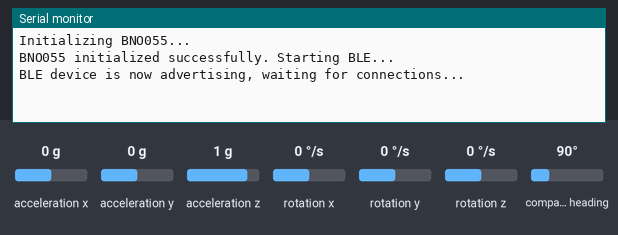
A program run on a simulated ESP32-S3. On the bench: the last lines printed to the serial monitor. The inputs (shaded band) are chosen by the test bench; at power-on: rotation x 0 °/s, rotation y 0 °/s, rotation z 0 °/s, acceleration x 0 g, acceleration y 0 g, acceleration z 1 g, compass heading 90°. Nothing arrives over Bluetooth unless stated; a phone connects over Bluetooth LE 3 s after start.

Above: at 2.3 s.
2.4 s: rotation x set to -192 °/s
At 4.17 s:
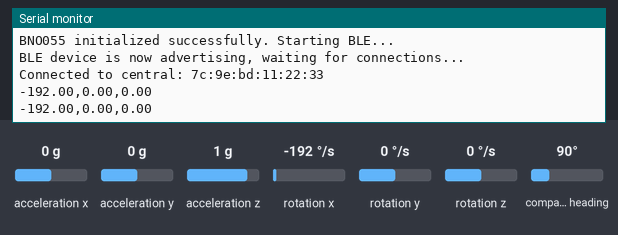
5.4 s: rotation y set to -192 °/s
At 5.41 s:
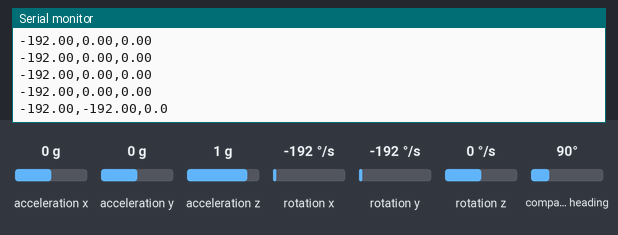
6.9 s: rotation z set to -192 °/s
At 6.92 s:
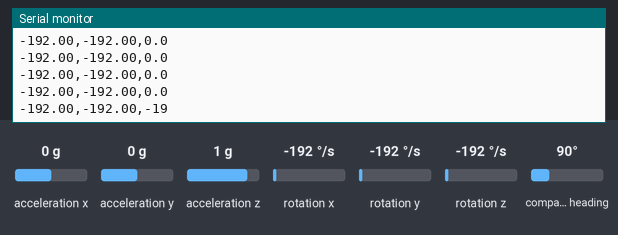

The program:

main.cpp
```cpp
#include <Wire.h>
#include <Adafruit_Sensor.h>
#include <Adafruit_BNO055.h>
#include <utility/imumaths.h>
#include <ArduinoBLE.h>
#include <SPI.h>
// Define the I2C address (update based on your SDO pin connection)
#define BNO055_I2C_ADDRESS 0x28  // Use 0x29 if SDO is connected to VCC

// Create an instance of the BNO055 sensor
Adafruit_BNO055 myIMU = Adafruit_BNO055(55, BNO055_I2C_ADDRESS);

// Create a custom BLE service and characteristic UUIDs
BLEService gyroService("12345678-1234-1234-1234-1234567890ab");  // Custom service UUID
BLECharacteristic gyroCharacteristic("87654321-4321-4321-4321-ba0987654321", BLERead | BLENotify, 20);  // 20-byte max length

void setup() {
  // Initialize Serial communication for debugging
  Serial.begin(115200);
  while (!Serial); // Wait for serial monitor to open

  // Initialize I2C with custom pins for ESP32: SDA=21, SCL=22
  Wire.begin(21, 22);
  delay(100); // Allow some time for I2C to settle

  Serial.println("Initializing BNO055...");

  // Initialize the sensor
  if (!myIMU.begin()) {
    Serial.println("Error: BNO055 not detected. Check wiring or I2C address!");
    while (1); // Halt if sensor is not detected
  }

  // Allow the sensor to stabilize
  delay(1000);

  // Enable the external crystal for better precision
  myIMU.setExtCrystalUse(true);

  Serial.println("BNO055 initialized successfully. Starting BLE...");

  // Begin BLE initialization
  if (!BLE.begin()) {
    Serial.println("Failed to initialize BLE!");
    while (1);
  }

  // Set the local name and advertise the service
  BLE.setLocalName("GyroSensorx");
  BLE.setDeviceName("GyroSensor");
  BLE.setAdvertisedService(gyroService);

  // Add the characteristic to the service
  gyroService.addCharacteristic(gyroCharacteristic);

  // Add the service
  BLE.addService(gyroService);

  // Initialize the characteristic with a default value
  gyroCharacteristic.writeValue("0,0,0");

  // Start advertising the BLE service
  BLE.advertise();
  Serial.println("BLE device is now advertising, waiting for connections...");
}

void loop() {
  // Listen for BLE central connections
  BLEDevice central = BLE.central();

  // If a central is connected
  if (central) {
    Serial.print("Connected to central: ");
    Serial.println(central.address());

    // While the central is connected, send gyroscope data
    while (central.connected()) {
      // Get gyroscope data
      imu::Vector<3> gyro = myIMU.getVector(Adafruit_BNO055::VECTOR_GYROSCOPE);

      // Format the data as CSV (X,Y,Z)
      char dataString[20];
      snprintf(dataString, sizeof(dataString), "%.2f,%.2f,%.2f", gyro.x(), gyro.y(), gyro.z());

      // Write the new value to the BLE characteristic (automatically notifies connected devices)
      gyroCharacteristic.writeValue(dataString);

      // Print the data to Serial for debugging
      Serial.println(dataString);

      // Delay for a consistent update rate
      delay(50);
    }

    Serial.print("Disconnected from central: ");
    Serial.println(central.address());
  }
}
```

Measured:
- after the input at 2.4 s, the serial monitor: prints a new line after 1.7 s (image 1)
- after the input at 5.4 s, the serial monitor: prints a new line at once (image 2)
- after the input at 6.9 s, the serial monitor: prints a new line at once (image 3)
